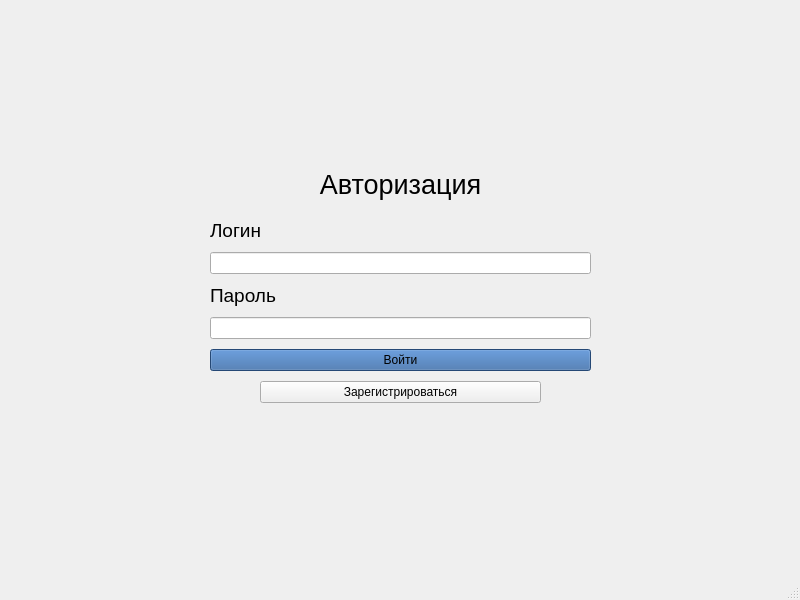
<?xml version="1.0" encoding="UTF-8"?>
<ui version="4.0">
 <class>MainWindow</class>
 <widget class="QMainWindow" name="MainWindow">
  <property name="geometry">
   <rect>
    <x>0</x>
    <y>0</y>
    <width>800</width>
    <height>600</height>
   </rect>
  </property>
  <property name="windowTitle">
   <string>MainWindow</string>
  </property>
  <widget class="QWidget" name="centralwidget">
   <widget class="QWidget" name="verticalLayoutWidget">
    <property name="geometry">
     <rect>
      <x>160</x>
      <y>110</y>
      <width>481</width>
      <height>293</height>
     </rect>
    </property>
    <layout class="QVBoxLayout" name="verticalLayout" stretch="10,0,10,0,10,10,0">
     <property name="spacing">
      <number>10</number>
     </property>
     <property name="sizeConstraint">
      <enum>QLayout::SetDefaultConstraint</enum>
     </property>
     <property name="leftMargin">
      <number>50</number>
     </property>
     <property name="topMargin">
      <number>50</number>
     </property>
     <property name="rightMargin">
      <number>50</number>
     </property>
     <item>
      <widget class="QLabel" name="label">
       <property name="font">
        <font>
         <pointsize>20</pointsize>
        </font>
       </property>
       <property name="text">
        <string>Авторизация</string>
       </property>
       <property name="alignment">
        <set>Qt::AlignCenter</set>
       </property>
      </widget>
     </item>
     <item>
      <layout class="QVBoxLayout" name="verticalLayout_3">
       <item>
        <widget class="QLabel" name="label_2">
         <property name="font">
          <font>
           <pointsize>14</pointsize>
          </font>
         </property>
         <property name="text">
          <string>Логин</string>
         </property>
        </widget>
       </item>
      </layout>
     </item>
     <item>
      <widget class="QLineEdit" name="login">
       <property name="inputMask">
        <string/>
       </property>
      </widget>
     </item>
     <item>
      <layout class="QVBoxLayout" name="verticalLayout_4">
       <item>
        <widget class="QLabel" name="label_3">
         <property name="font">
          <font>
           <pointsize>14</pointsize>
          </font>
         </property>
         <property name="text">
          <string>Пароль</string>
         </property>
        </widget>
       </item>
      </layout>
     </item>
     <item>
      <widget class="QLineEdit" name="password">
       <property name="sizePolicy">
        <sizepolicy hsizetype="Expanding" vsizetype="Fixed">
         <horstretch>0</horstretch>
         <verstretch>0</verstretch>
        </sizepolicy>
       </property>
       <property name="inputMask">
        <string/>
       </property>
       <property name="text">
        <string/>
       </property>
       <property name="echoMode">
        <enum>QLineEdit::Password</enum>
       </property>
      </widget>
     </item>
     <item>
      <widget class="QPushButton" name="enterButton">
       <property name="styleSheet">
        <string notr="true">QPushButton{
background-color: rgb(52, 101, 164);
}</string>
       </property>
       <property name="text">
        <string>Войти</string>
       </property>
      </widget>
     </item>
     <item>
      <layout class="QVBoxLayout" name="verticalLayout_2">
       <property name="leftMargin">
        <number>50</number>
       </property>
       <property name="rightMargin">
        <number>50</number>
       </property>
       <item>
        <widget class="QPushButton" name="regButton">
         <property name="text">
          <string>Зарегистрироваться</string>
         </property>
        </widget>
       </item>
      </layout>
     </item>
    </layout>
   </widget>
  </widget>
  <widget class="QStatusBar" name="statusbar"/>
 </widget>
 <resources/>
 <connections/>
</ui>
